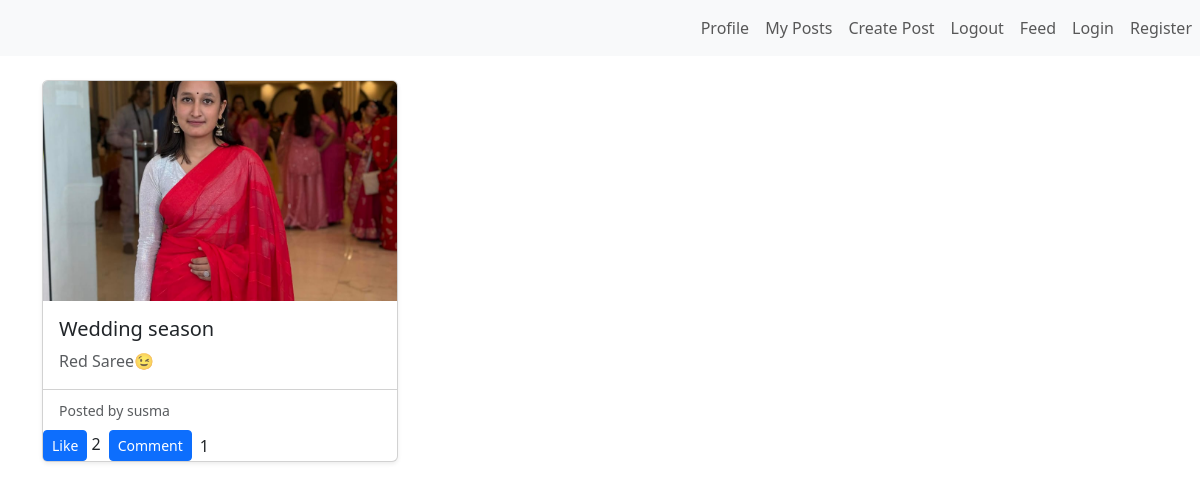
The page /blog/display_post/ (signed in) on the database its author committed.
### blog/blogapp/models.py (models this page shows, shortened)
class Base(models.Model):
    created_at=models.DateTimeField(auto_now_add=True)
    updated_at=models.DateTimeField(auto_now=True)
    class Meta:
        abstract=True

class Post(Base):
    title=models.TextField(blank=True,null=True)
    author=models.ForeignKey(User,on_delete=models.CASCADE)
    image=models.ImageField(upload_to='blogapp/',blank=True,null=True)
    caption=models.TextField(blank=True,null=True)
    likes=models.ManyToManyField(User,related_name="liked_posts",blank=True)

### blog/blogapp/views.py (the view)
# urls.py: path('display_post/',views.display_post,name="display_post"),
@login_required
def display_post(request):
    posts=Post.objects.filter(author=request.user)
    posts=posts.annotate(
        total_likes=models.Count('likes',distinct=True),
        total_comments=models.Count('comments',distinct=True)
        )
    return render(request,'blogapp/display_post.html',{'posts':posts})

### blog/blogapp/templates/blogapp/display_post.html (shortened to what this page needs)
{% extends 'blogapp/base.html' %}
{% block content %}
<div class="container py-4">
    <div class="row g-4">
        {% for post in posts %}
        <div class="col-md-4">
            <div class="card shadow-sm h-100">
                {% if post.image %}
                <img src="{{ post.image.url }}"
                     class="card-img-top"
                     style="height: 220px; object-fit: cover;">
                {% endif %}
                <div class="card-body">
                    <h5 class="card-title">{{ post.title }}</h5>
                    <p class="card-text text-muted">{{ post.caption }}</p>
                </div>
                <div class="card-footer bg-white">
                    <small class="text-muted">
                        Posted by {{ post.author.username }}
                    </small>
                </div>
                <div class="d-flex justify-content-dtart align-items-center gap-2">
    <form method="POST" action="{% url 'like_post' post.id %}" >
        <button type="submit" class="btn btn-primary btn-sm" >
            Like
        </button>
         <span>{{ post.total_likes }}</span>
    </form>
    <a href="{% url 'add_comment_page' post.id %}?next={% url 'display_post' %}" class="btn btn-primary btn-sm">
             Comment
           </a>
        <span>{{ post.total_comments }}</span>
</div>
            </div>
        </div>
        {% endfor %}
    </div>
</div>
{% endblock %}

### rows shown on the page
Post: image (picture), title "Wedding season", caption "Red Saree😉", author.username "susma", total_likes "2", total_comments "1"
